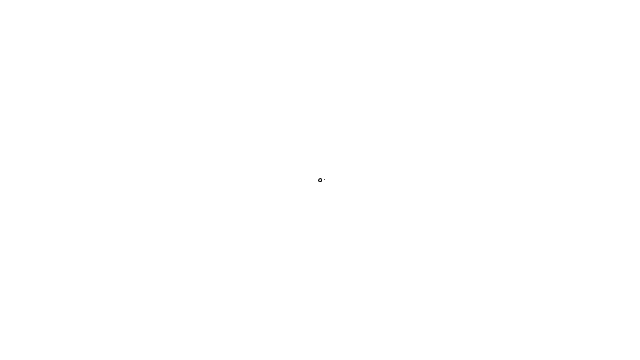
Frame 1 (no input)
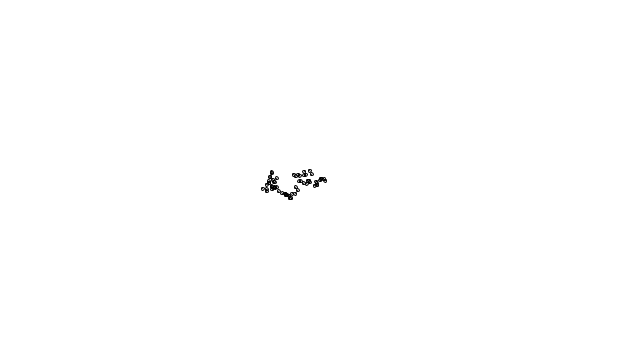
Frame 60 (the mouse pressed at the canvas centre just before this capture)
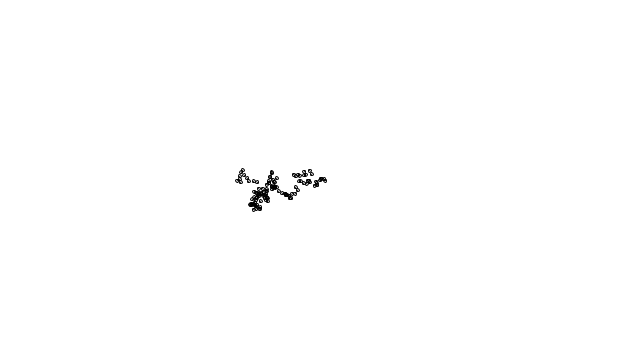
Frame 120 (the mouse held since frame 60 and released just before this capture)

The Processing sketch that drew these frames (run headless with seeded random() and noise(); from frame 60 on, the mouse is pressed at the canvas centre):

// Processing sketch: prac0_5
// ── prac0_5.pde
import java.util.Random;
Random generator;

class Walker
{
  float x, y;

  Walker()
  {
    x = width / 2;
    y = height / 2;
  }

  void display()
  {
    stroke(0);
    point(x, y);
  }

  void step()
  {
    float xnum = (float)generator.nextGaussian();
    float ynum = (float)generator.nextGaussian();
    float sd   = 3;

    float stepx = sd * xnum;
    float stepy = sd * ynum;

    fill(0,10);
    ellipse(x,y,3,3);

    x += stepx;
    y += stepy;
  }

}

Walker w;

void setup()
{
  size(640, 360);
  generator = new Random();
  w = new Walker();
  background(255);
}

void draw()
{
  w.step();
  w.display();
}
